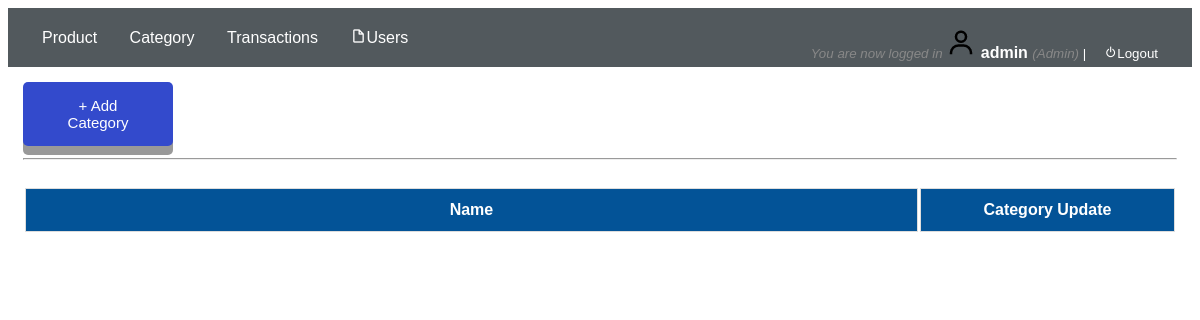
Before: /admin/index.php?page=category (signed in) with the older database file.
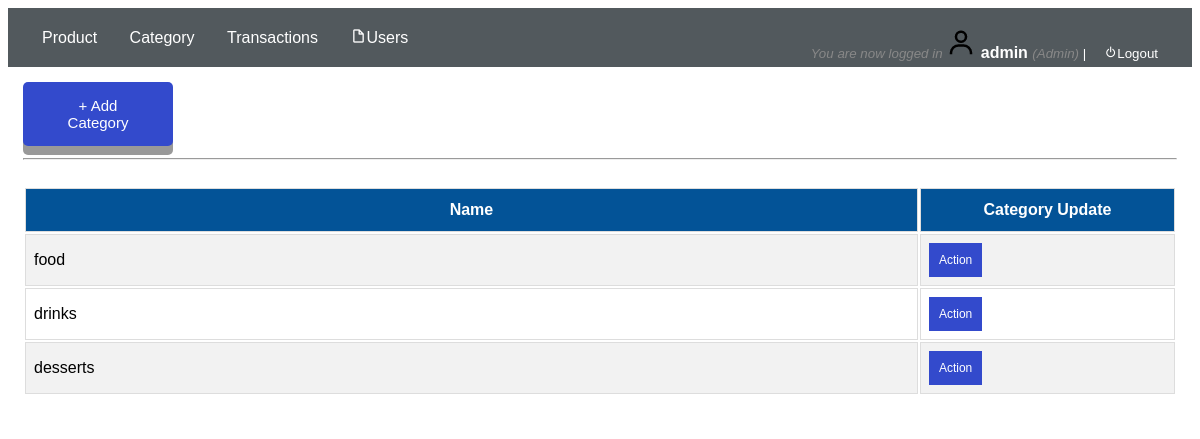
After: the same page with the newer database file.
### tables this page shows
CREATE TABLE `category` (
  `category_id` int(255) NOT NULL,
  `name` varchar(255) NOT NULL
);

### admin/category.php (the view, shortened to what this page needs)
<!DOCTYPE html>
<?php
$conn = mysqli_connect("localhost","root","") or die (mysqli_error($conn));
$sql = "SELECT * FROM category";
$q = mysqli_query($conn,$sql) or die (mysqli_error($conn));
?>
<html>
<head>
	<link rel = "stylesheet" type="text/css" href="../css/create_user.css" />
	<link href='https://unpkg.com/boxicons@2.0.9/css/boxicons.min.css' rel='stylesheet'>
</head>
<body>
<div class="button-align">
		<div class="first-modal">
			<button class="modal-button" href="#myModal1"> + Add Category</button>
		</div>
</div>
	<br>
	<hr>
	<br>
	<div id="tbody">
		<table width="100%">
			<tr>
			    <th width="35%">Name</th>
			    <th width="10%">Category Update</th>
			</tr>
			<?php
						while($r = mysqli_fetch_assoc($q))
						{
					?>
			 	<tr>
			 		<td><?php echo $r['name'];?></td>
					<td>
						<div class="dropdown">
						  <button class="dropbtn">Action</button>
						</div>
					</td>
			 	</tr>
			 		<?php
						}
					?>
		</table>
	</div>
</body>
</html>

Changed rows visible on the page:
added category: name "food"
added category: name "drinks"
added category: name "desserts"
